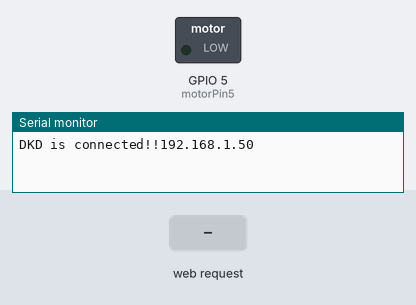
The sketch below on a simulated ESP8266 (NodeMCU). Shown: switched loads named in the sketch (green lamp = pin HIGH), the last lines printed to the serial monitor. The inputs (shaded band) are chosen by the test bench. WiFi joins after 1.5 s; servers stay silent unless stated.

Above: at 11.2 s.
11.3 s: HTTP request GET /on received
At 11.6 s:
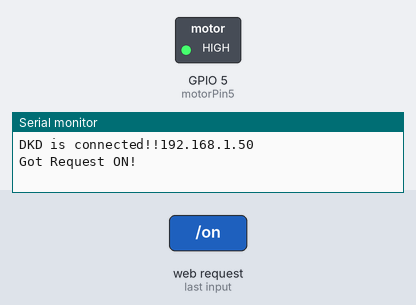
12.8 s: HTTP request GET /off received
At 13.9 s:
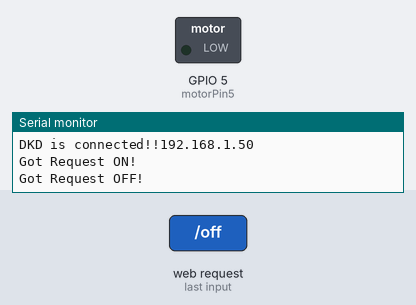
Timing chart, 0 to 15.8 s (numbered marks = the images above; inputs shaded):
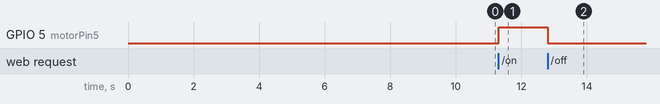

The sketch:

test_motor_http_2.ino
```cpp
#include <WiFiClient.h>
#include <ESP8266WebServer.h>

int motorPin5 = 5;

const char* ssid = "NorfolkDwyer";
const char* password = "fertilefields";

WiFiClient client;
ESP8266WebServer server(80);

void setup(){
  Serial.begin(115200);
  Serial.println();

  WiFi.begin(ssid, password);
  delay(10000);

  if (WiFi.status() != WL_CONNECTED){
    Serial.print("DKD not connected- ERROR");
  }
  if (WiFi.status() == WL_CONNECTED){
    Serial.print("DKD is connected!!");
  }

  Serial.println(WiFi.localIP());

  pinMode(motorPin5, OUTPUT);

  server.on("/on", HTTP_GET, [](){
    Serial.println();
    Serial.print("Got Request ON!");
    analogWrite(motorPin5, 300);
//    delay(2000);
//    digitalWrite(motorPin5, LOW);
    server.send(200);

  });
  server.on("/off", HTTP_GET, [](){
    Serial.println();
    Serial.print("Got Request OFF!");
    analogWrite(motorPin5, 0);
    server.send(200);
  });

  server.begin();
  }

void loop() {
  server.handleClient();
  }
```

Measured:
- after the input at 11.3 s, GPIO 5 (motorPin5): LOW → HIGH at once
- after the input at 12.8 s, GPIO 5 (motorPin5): HIGH → LOW at once
